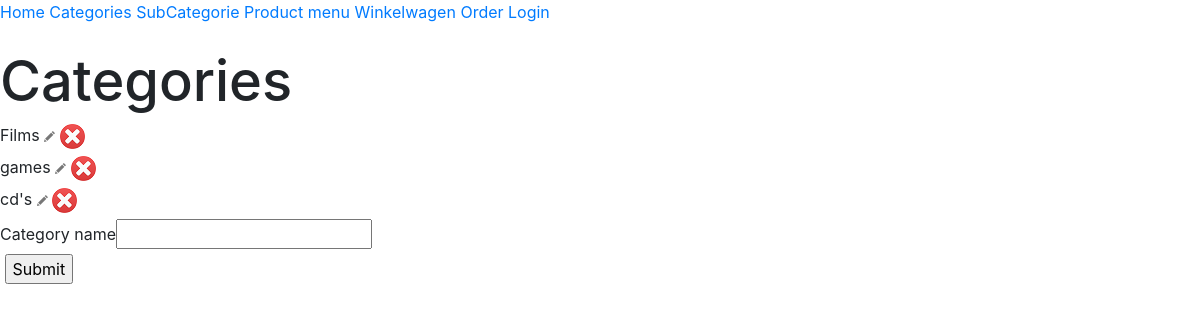
The page /category on the database its author committed.
### tables this page shows
CREATE TABLE `Menu` (
  `MenuID` int(10) NOT NULL,
  `MenuName` varchar(50) NOT NULL,
  `MenuLink` varchar(50) NOT NULL
);

CREATE TABLE `Categorie` (
  `CategoryID` int(10) NOT NULL,
  `CategoryName` varchar(50) NOT NULL
);

### libs/View.php (called while the page is built, shortened)
<?php
class View{
    public function render($name)
    {
        require_once 'repository/menu_repository.php';
        $menu = new Menu_Repository();
        $this->header = $menu->getAllMenus();
        require $GLOBALS['view'].'header.php';
        require $GLOBALS['view'].$name. '.php';
        require $GLOBALS['view'].'footer.php';
    }
}

### controllers/category.php (called while the page is built, shortened)
<?php
class Category extends Controller
{
    public function get($msg = false)
    {
        $this->view->categories = $this->repository->getAllCategories();
        $this->view->render('category');
    }
}

### index.php (called while the page is built, shortened)
<?php
$app = new Bootstrap();
?>

### libs/Repository.php (called while the page is built)
<?php
class Repository
{
    public function __construct(){
        $this->db = new Database();
    }
}

### repository/menu_repository.php (called while the page is built, shortened)
<?php
class Menu_Repository extends Repository
{
    public function getAllMenus()
    {
        $statement = $this->db->prepare("SELECT * FROM Menu;");
        $statement->execute();
        $data = $statement->fetchAll(PDO::FETCH_CLASS, 'Menu_Model');
        return $data;
    }
}

### repository/category_repository.php (called while the page is built, shortened)
<?php
class Category_Repository extends Repository
{
    public function getAllCategories()
    {
        $statement = $this->db->prepare("SELECT * FROM Categorie;");
        $statement->execute();
        $data  = $statement->fetchAll(PDO::FETCH_CLASS, 'Category_Model');
        return $data;
    }
}

### libs/Controller.php (called while the page is built, shortened)
<?php
class Controller
{
    public function loadModel($name)
    {
        if (file_exists($GLOBALS['rep'].$name.'_repository.php')){
            $this->repository = new $modelname;
        }
    }
}

### views/category.php (the view)
<h1> Categories </h1>
<?php foreach ($this->categories as &$obj){?>
<label><?php echo $obj->CategoryName;?> </Label>
<a href="<?php ROOTURL?>/category/detail/<?php echo $obj->CategoryID?>">
<img src="<?php ROOTURL?>/public/images/edit.png"/></a>
<a href="<?php ROOTURL?>/category/delete/<?php echo $obj->CategoryID?>">
<img src="<?php ROOTURL?>/public/images/delete.png"/></a>
<br/>
<?php } ?>
<div id="add category">
<form action="<?php ROOTURL?>/category/add" method="post">
<label>Category name</label><input type="text" name="CategoryName"/> <br/>
<label></label> <input type="submit" />
</form>
</div>

### views/header.php (shortened to what this page needs)
<html>
    <head>
    <link rel="stylesheet" href="/public/css/bootstrap.css">
</head>
<body>
<div id="header">
<?php foreach ($this->header as $key) { ?>
    <a href=" <?php echo ROOTURL. $key->MenuLink ?> "> <?php echo $key->MenuName ?></a>
<?php } ?>
<?php if (Session::get('id')): ?>
    <a href="<?php ROOTURL?>/login/logout">Logout</a>
<?php else: ?>
    <a href="<?php ROOTURL?>/login">Login</a>
<?php endif; ?>
</div>
<div id="content">
<?php if (isset($this->msg)){echo $this->msg;};?> <br/>

### rows shown on the page
menu: MenuName "Home"
menu: MenuName "Categories"
menu: MenuName "SubCategorie"
menu: MenuName "Product"
menu: MenuName "menu"
menu: MenuName "Winkelwagen"
menu: MenuName "Order"
categorie: CategoryName "Films"
categorie: CategoryName "games"
categorie: CategoryName "cd's"
